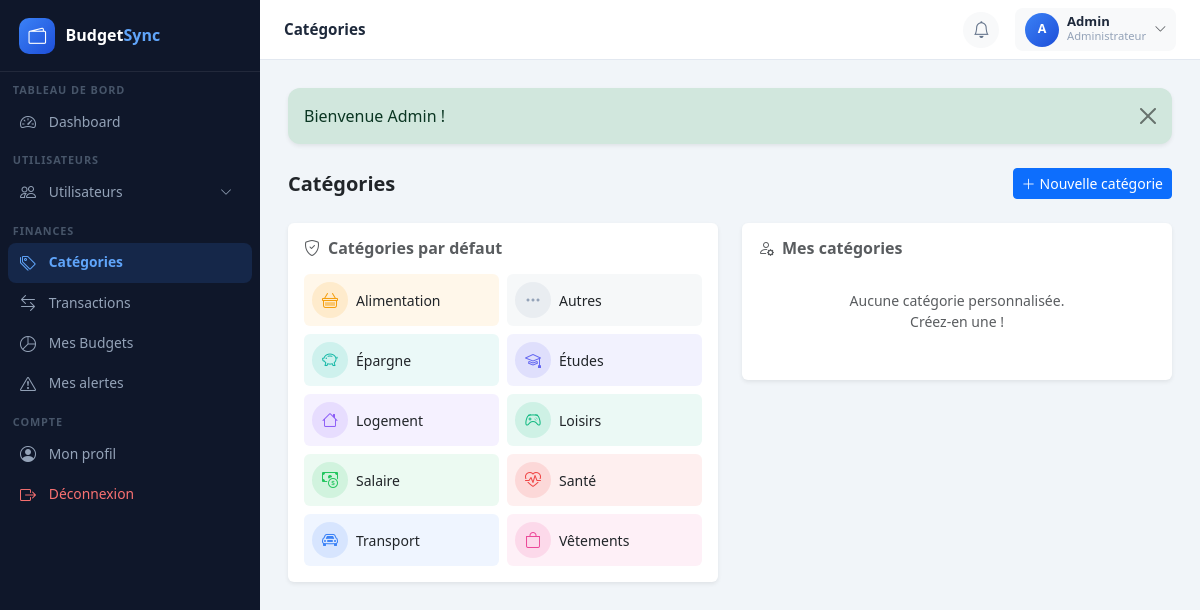
The page /index.php?page=categories (signed in) on the database its author committed.
### tables this page shows
CREATE TABLE `utilisateurs` (
  `id` int(11) NOT NULL,
  `nom` varchar(100) NOT NULL,
  `prenom` varchar(100) NOT NULL,
  `email` varchar(150) NOT NULL,
  `mot_de_passe` varchar(255) NOT NULL,
  `role` enum('admin','utilisateur') DEFAULT 'utilisateur',
  `statut` enum('actif','en_attente','bloque','suspendu') DEFAULT 'en_attente',
  `date_inscription` datetime DEFAULT current_timestamp(),
  `derniere_connexion` datetime DEFAULT NULL
);

CREATE TABLE `categories` (
  `id` int(11) NOT NULL,
  `nom` varchar(100) NOT NULL,
  `icone` varchar(50) DEFAULT 'bi-tag',
  `couleur` varchar(20) DEFAULT '#6366f1',
  `user_id` int(11) DEFAULT NULL
);

### backend/controllers/CategorieController.php (called while the page is built, shortened)
<?php
require_once __DIR__ . '/../middlewares/auth.php';
require_once __DIR__ . '/../models/CategorieModel.php';
class CategorieController
{
    private CategorieModel $model;
    public function __construct()
    {
        requiertConnexion();
        $this->model = new CategorieModel();
    }
    public function liste(): void
    {
        $uid = utilisateurConnecte()['id'];
        $pageTitle = 'Catégories';
        $categories = $this->model->listerPourUser($uid);
        require_once __DIR__ . '/../../frontend/pages/categories/liste.php';
    }
}

### backend/middlewares/auth.php (called while the page is built, shortened)
<?php
function requiertConnexion(): void
{
    require_once __DIR__ . '/../models/UserModel.php';
    $model = new UserModel();
    $user = $model->trouverParId($_SESSION['user_id']);
}
function estAdmin(): bool
{
    return isset($_SESSION['role']) && $_SESSION['role'] === 'admin';
}
function utilisateurConnecte(): array
{
    return [
        'id'     => $_SESSION['user_id'] ?? null,
        'nom'    => $_SESSION['nom']     ?? '',
        'prenom' => $_SESSION['prenom']  ?? '',
        'email'  => $_SESSION['email']   ?? '',
        'role'   => $_SESSION['role']    ?? 'utilisateur',
    ];
}
function nettoyer(string $val): string
{
    return htmlspecialchars(trim($val), ENT_QUOTES, 'UTF-8');
}
function getFlash(): ?array
{
    if (isset($_SESSION['flash'])) {
        $f = $_SESSION['flash'];
        return $f;
    }
    return null;
}

### backend/models/UserModel.php (called while the page is built, shortened)
<?php
require_once __DIR__ . '/../config/database.php';
class UserModel
{
    private PDO $pdo;
    public function __construct() { $this->pdo = getDB(); }
    public function trouverParId(int $id): array|false
    {
        $s = $this->pdo->prepare('SELECT * FROM utilisateurs WHERE id=? LIMIT 1');
        $s->execute([$id]);
        return $s->fetch();
    }
}

### backend/config/database.php (called while the page is built, shortened)
<?php
function getDB(): PDO
{
    static $pdo = null;
    if ($pdo === null) {
        $dsn = 'mysql:host=' . DB_HOST . ';dbname=' . DB_NAME . ';charset=' . DB_CHARSET;
        $options = [
            PDO::ATTR_ERRMODE            => PDO::ERRMODE_EXCEPTION,
            PDO::ATTR_DEFAULT_FETCH_MODE => PDO::FETCH_ASSOC,
            PDO::ATTR_EMULATE_PREPARES   => false,
        ];
        try {
            $pdo = new PDO($dsn, DB_USER, DB_PASS, $options);
        } catch (PDOException $e) {
            die('Erreur de connexion à la base de données.');
        }
    }
    return $pdo;
}

### backend/models/CategorieModel.php (called while the page is built, shortened)
<?php
require_once __DIR__ . '/../config/database.php';
class CategorieModel
{
    private PDO $pdo;
    public function __construct() { $this->pdo = getDB(); }
    public function listerPourUser(int $uid): array
    {
        $s = $this->pdo->prepare(
            'SELECT * FROM categories WHERE user_id IS NULL OR user_id=? ORDER BY nom ASC'
        );
        $s->execute([$uid]);
        return $s->fetchAll();
    }
}

### frontend/pages/categories/liste.php (the view, shortened to what this page needs)
<?php
require_once __DIR__ . '/../partials/header.php';
$globales = array_filter($categories, fn($c) => $c['user_id'] === null);
$perso    = array_filter($categories, fn($c) => $c['user_id'] !== null);
?>
<div class="d-flex justify-content-between align-items-center mb-4">
    <h5 class="fw-bold mb-0">Catégories</h5>
    <button class="btn btn-primary btn-sm" data-bs-toggle="modal" data-bs-target="#modalAjouter">
        <i class="bi bi-plus-lg me-1"></i>Nouvelle catégorie
    </button>
</div>
<div class="row g-4">
    <div class="col-lg-6">
        <div class="card border-0 shadow-sm">
            <div class="card-body p-3">
                <h6 class="fw-semibold mb-3 text-muted"><i class="bi bi-shield-check me-2"></i>Catégories par défaut</h6>
                <div class="row g-2">
                <?php foreach($globales as $c): ?>
                <div class="col-6">
                    <div class="d-flex align-items-center gap-2 p-2 rounded" style="background:<?= nettoyer($c['couleur']) ?>15">
                        <div class="rounded-circle d-flex align-items-center justify-content-center"
                             style="width:36px;height:36px;background:<?= nettoyer($c['couleur']) ?>22">
                            <i class="<?= nettoyer($c['icone']) ?>" style="color:<?= nettoyer($c['couleur']) ?>"></i>
                        </div>
                        <span class="small fw-medium"><?= nettoyer($c['nom']) ?></span>
                    </div>
                </div>
                <?php endforeach; ?>
                </div>
            </div>
        </div>
    </div>
    <div class="col-lg-6">
        <div class="card border-0 shadow-sm">
            <div class="card-body p-3">
                <h6 class="fw-semibold mb-3 text-muted"><i class="bi bi-person-gear me-2"></i>Mes catégories</h6>
                <?php if(empty($perso)): ?>
                <p class="text-muted small text-center py-3">Aucune catégorie personnalisée.<br>Créez-en une !</p>
                <?php endif; ?>
            </div>
        </div>
    </div>
</div>
<?php require_once __DIR__ . '/../partials/footer.php'; ?>

### frontend/index.php (shortened to what this page needs)
<?php
require_once __DIR__ . '/../backend/middlewares/auth.php';
require_once __DIR__ . '/../backend/config/database.php';
$page   = $_GET['page']   ?? 'login';
$action = $_GET['action'] ?? '';
switch ($page) {
    case 'categories':
        require_once __DIR__ . '/../backend/controllers/CategorieController.php';
        $ctrl = new CategorieController();
        match($action) {
            'ajouter'  => $ctrl->handleAjouter(),
            'modifier' => $ctrl->handleModifier(),
            'supprimer' => $ctrl->supprimer(),
            default    => $ctrl->liste()
        };
        break;
}

### frontend/pages/partials/header.php (shortened to what this page needs)
<?php
require_once __DIR__ . '/../../../backend/middlewares/auth.php';
require_once __DIR__ . '/../../../backend/config/database.php';
$user  = utilisateurConnecte();
$flash = getFlash();
$page  = $_GET['page'] ?? '';
?>
<!DOCTYPE html>
<html lang="fr">
<head>
    <link href="https://cdn.jsdelivr.net/npm/bootstrap@5.3.3/dist/css/bootstrap.min.css" rel="stylesheet">
    <link href="https://cdn.jsdelivr.net/npm/bootstrap-icons@1.11.3/font/bootstrap-icons.min.css" rel="stylesheet">
</head>
<body>
<nav id="sidebar">
    <a href="index.php?page=dashboard" class="brand">
        <div class="brand-icon"><i class="bi bi-wallet2"></i></div>
        <div class="brand-text">Budget<span>Sync</span></div>
    </a>
    <div style="flex:1;padding-bottom:1rem;">
    <?php if (estAdmin()): ?>
    <div class="nav-section">Tableau de bord</div>
    <div class="nav-item-wrap">
        <a href="index.php?page=dashboard" class="nav-link <?= $page==='dashboard'?'active':'' ?>">
            <i class="bi bi-speedometer2"></i> Dashboard
        </a>
    </div>
    <div class="nav-section">Utilisateurs</div>
    <div class="nav-item-wrap">
        <a class="nav-link <?= in_array($page,['admin_utilisateurs','admin_validation','admin_demandes'])?'active':'' ?>"
           data-bs-toggle="collapse" href="#menuUsers" aria-expanded="<?= in_array($page,['admin_utilisateurs','admin_validation','admin_demandes'])?'true':'false' ?>">
            <i class="bi bi-people"></i> Utilisateurs
            <i class="bi bi-chevron-down arrow"></i>
        </a>
    </div>
    <div class="nav-section">Finances</div>
    <div class="nav-item-wrap">
        <a href="index.php?page=categories"
           class="nav-link <?= $page === 'categories' ? 'active' : '' ?>">
            <i class="bi bi-tags"></i> Catégories
        </a>
        <a href="index.php?page=transactions"
           class="nav-link <?= $page === 'transactions' ? 'active' : '' ?>">
            <i class="bi bi-arrow-left-right"></i> Transactions
        </a>
        <a href="index.php?page=budgets"
           class="nav-link <?= $page === 'budgets' ? 'active' : '' ?>">
            <i class="bi bi-pie-chart"></i> Mes Budgets
        </a>
        <a href="index.php?page=alertes" class="nav-link <?= $page==='alertes'?'active':'' ?>">
            <i class="bi bi-exclamation-triangle"></i> Mes alertes
        </a>
    </div>
    <div class="nav-section">Compte</div>
    <div class="nav-item-wrap">
        <a href="index.php?page=profil"
           class="nav-link <?= $page === 'profil' ? 'active' : '' ?>">
            <i class="bi bi-person-circle"></i> Mon profil
        </a>
        <a href="index.php?page=logout" class="nav-link danger">
            <i class="bi bi-box-arrow-right"></i> Déconnexion
        </a>
    </div>
    <?php endif; ?>
    </div>
</nav>
<div id="main">
    <div class="topbar">
        <div class="d-flex align-items-center gap-3">
            <span class="topbar-title"><?= htmlspecialchars($pageTitle ?? APP_NAME, ENT_QUOTES) ?></span>
        </div>
        <div class="d-flex align-items-center gap-3">
            <div class="dropdown bell-wrapper">
                <a href="#" class="btn btn-sm btn-light border-0 d-flex align-items-center"
                   data-bs-toggle="dropdown" aria-expanded="false"
                   style="width:36px;height:36px;border-radius:50%;justify-content:center;">
                    <i class="bi bi-bell" style="font-size:1.05rem;color:#64748b;"></i>
                </a>
            </div>
            <div class="dropdown">
                <button class="btn btn-sm btn-light border-0 d-flex align-items-center gap-2"
                        data-bs-toggle="dropdown" style="border-radius:8px;padding:.3rem .6rem;">
                    <div class="user-avatar">
                        <?= strtoupper(substr($user['prenom'],0,1) . substr($user['nom'],0,1)) ?>
                    </div>
                    <div class="text-start d-none d-md-block">
                        <div style="font-size:.82rem;font-weight:600;color:#1e293b;line-height:1.1;">
                            <?= htmlspecialchars($user['prenom'].' '.$user['nom'], ENT_QUOTES) ?>
                        </div>
                        <div style="font-size:.7rem;color:#94a3b8;">
                            <?= $user['role'] === 'admin' ? 'Administrateur' : 'Utilisateur' ?>
                        </div>
                    </div>
                    <i class="bi bi-chevron-down small text-muted"></i>
                </button>
            </div>
        </div>
    </div>
    <div class="page-body">
    <?php if ($flash): ?>
    <div class="alert alert-<?= $flash['type'] ?> alert-dismissible fade show shadow-sm border-0 mb-4"
         style="border-radius:12px;" role="alert">
        <?= htmlspecialchars($flash['message'], ENT_QUOTES) ?>
        <button type="button" class="btn-close" data-bs-dismiss="alert"></button>
    </div>
    <?php endif; ?>

### frontend/pages/partials/footer.php (shortened to what this page needs)
</div>
</div>
</body>
</html>

### frontend/pages/partials/header.php (style rules this page uses)
:root { --sidebar-bg: #0f172a; --sidebar-w: 260px; --accent: #3b82f6; --accent-light: rgba(59,130,246,.15); --topbar-h: 60px; }
* { box-sizing: border-box; }
body { background: #f1f5f9; font-family: 'Segoe UI', system-ui, sans-serif; margin: 0; }
#sidebar { width: var(--sidebar-w); min-height: 100vh; background: var(--sidebar-bg); position: fixed; top: 0; left: 0; z-index: 1040; display: flex; flex-direction: column; transition: transform .3s cubic-bezier(.4,0,.2,1); overflow-y: auto; overflow-x: hidden; }
#sidebar .brand { padding: 1.1rem 1.2rem; display: flex; align-items: center; gap: .65rem; border-bottom: 1px solid rgba(255,255,255,.08); text-decoration: none; flex-shrink: 0; }
#sidebar .brand-icon { width: 36px; height: 36px; background: linear-gradient(135deg, #3b82f6, #1d4ed8); border-radius: 10px; display: flex; align-items: center; justify-content: center; font-size: 1.1rem; color: #fff; flex-shrink: 0; }
#sidebar .brand-text { color: #fff; font-size: 1rem; font-weight: 700; line-height: 1.1; }
#sidebar .brand-text span { color: #60a5fa; }
#sidebar .nav-section { padding: .6rem .8rem .2rem; font-size: .68rem; font-weight: 600; text-transform: uppercase; letter-spacing: .08em; color: #475569; }
#sidebar .nav-item-wrap { padding: 0 .5rem; }
#sidebar .nav-link { color: #94a3b8; padding: .48rem .75rem; border-radius: 8px; margin: 1px 0; font-size: .865rem; display: flex; align-items: center; gap: .55rem; text-decoration: none; transition: background .15s, color .15s; white-space: nowrap; }
#sidebar .nav-link i { font-size: 1rem; width: 20px; flex-shrink: 0; }
#sidebar .nav-link.active { background: var(--accent-light); color: #60a5fa; font-weight: 600; }
#sidebar .nav-link.danger { color: #f87171 !important; }
#sidebar .nav-link[data-bs-toggle="collapse"] .arrow { margin-left: auto; transition: transform .2s; font-size: .75rem; }
#main { margin-left: var(--sidebar-w); min-height: 100vh; display: flex; flex-direction: column; }
.topbar { height: var(--topbar-h); background: #fff; border-bottom: 1px solid #e2e8f0; padding: 0 1.5rem; display: flex; align-items: center; justify-content: space-between; position: sticky; top: 0; z-index: 900; }
.topbar-title { font-size: .95rem; font-weight: 600; color: #1e293b; }
.bell-wrapper { position: relative; }
.page-body { flex: 1; padding: 1.75rem; }
.user-avatar { width: 34px; height: 34px; background: linear-gradient(135deg, #3b82f6, #1d4ed8); border-radius: 50%; color: #fff; font-size: .78rem; font-weight: 700; display: flex; align-items: center; justify-content: center; flex-shrink: 0; }

### rows shown on the page
utilisateurs: prenom+nom "A", prenom+nom "Admin"
categories: nom "Alimentation"
categories: nom "Autres"
categories: nom "Épargne"
categories: nom "Études"
categories: nom "Logement"
categories: nom "Loisirs"
categories: nom "Salaire"
categories: nom "Santé"
categories: nom "Transport"
categories: nom "Vêtements"

### other values the page prints
$pageTitle "Catégories"
$flash['message'] "Bienvenue Admin !"
